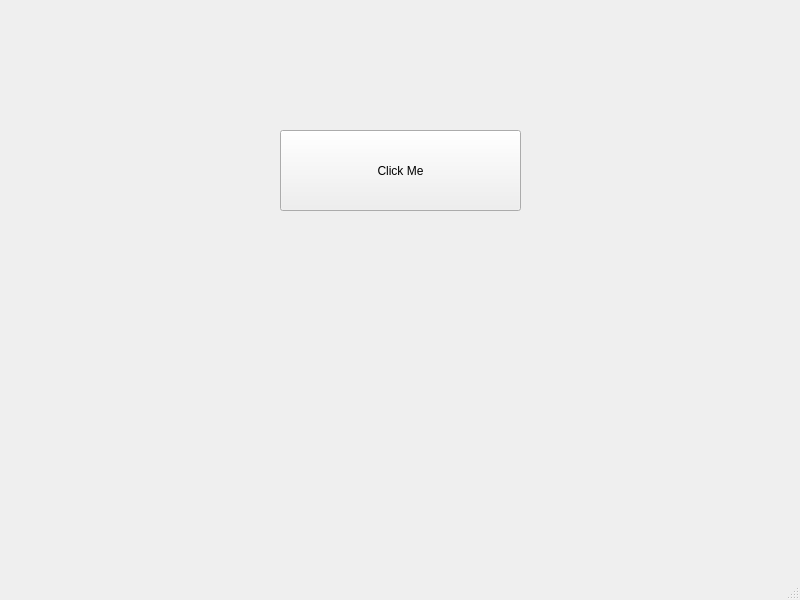
<?xml version="1.0" encoding="UTF-8"?>
<ui version="4.0">
 <class>MainWindow</class>
 <widget class="QMainWindow" name="MainWindow">
  <property name="geometry">
   <rect>
    <x>0</x>
    <y>0</y>
    <width>800</width>
    <height>600</height>
   </rect>
  </property>
  <property name="windowTitle">
   <string>MainWindow</string>
  </property>
  <widget class="QWidget" name="centralwidget">
   <widget class="QPushButton" name="pushButton">
    <property name="geometry">
     <rect>
      <x>280</x>
      <y>130</y>
      <width>241</width>
      <height>81</height>
     </rect>
    </property>
    <property name="text">
     <string>Click Me</string>
    </property>
   </widget>
  </widget>
  <widget class="QMenuBar" name="menubar">
   <property name="geometry">
    <rect>
     <x>0</x>
     <y>0</y>
     <width>800</width>
     <height>21</height>
    </rect>
   </property>
  </widget>
  <widget class="QStatusBar" name="statusbar"/>
 </widget>
 <resources/>
 <connections/>
</ui>
